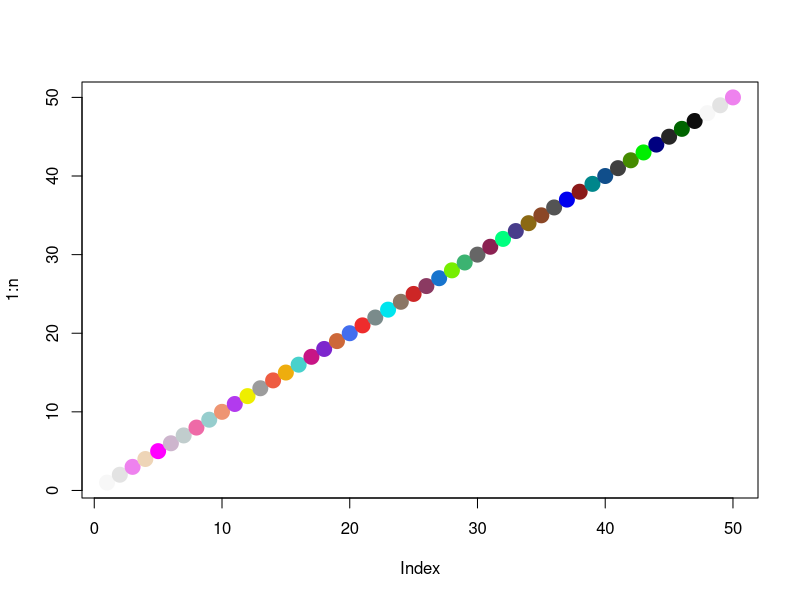

R code for this plot:
cols <- colors(distinct = T)
crgb <- t(col2rgb(cols))
lens <- apply(crgb, 1, function(x) sqrt(sum(x^2)))
crgbs <- cbind(crgb * 1/lens, c(scale(lens)))
dists <- dist(crgbs)
hc <- hclust(dists, method = "complete") 
n <- 50
clusters <- cutree(hc, k = n)
crgb_split <- split(data.frame(crgb), clusters)
separated_cols <- do.call(rbind, lapply(crgb_split, function(x){
  average_dist <- sqrt(colSums(as.matrix(dist(x))^2)) / (nrow(x)-1)
  most_connected_col <- x[which.min(average_dist),]
  return(most_connected_col)
}))
selected_cols <- apply(separated_cols[order(cmdscale(dist(separated_cols), k = 1)),], 1, function(x) 
  rgb(x[1], x[2], x[3], maxColorValue = 255))
plot(1:n, col = selected_cols, pch = 19, cex = 2)
